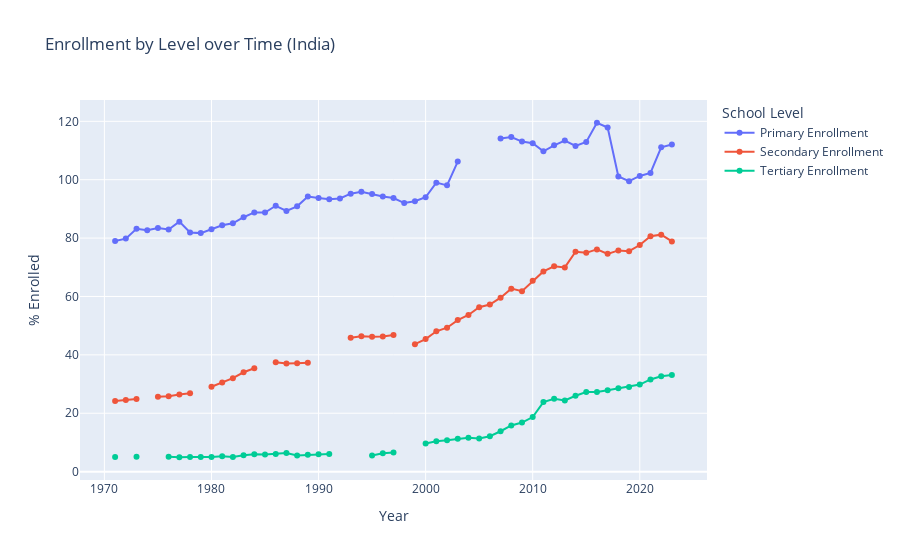

This figure's notebook cell:
### Markdown cell above
India Plotly Plot

### Code cell
import plotly.express as px

df_long = df_india.melt(
    id_vars=['Year'],
    value_vars=['Primary Enrollment', 'Secondary Enrollment', 'Tertiary Enrollment'],
    var_name='Level',
    value_name='Enrollment'
)

fig = px.line(
    df_long,
    x='Year',
    y='Enrollment',
    color='Level',
    markers=True,
    title='Enrollment by Level over Time (India)',
    labels={'Enrollment':'% Enrolled','Level':'School Level'}
)

fig.update_layout(hovermode='x unified')
fig.show()

### Figure 1 — Plotly figure (JSON) as saved in the notebook; plotly's stock layout.template omitted (floating-point values rounded to 4 significant figures)
{"data": [{"hovertemplate": "School Level=Primary Enrollment<br>Year=%{x}<br>% Enrolled=%{y}<extra></extra>", "legendgroup": "Primary Enrollment", "line": {"color": "#636efa", "dash": "solid"}, "marker": {"symbol": "circle"}, "mode": "lines+markers", "name": "Primary Enrollment", "orientation": "v", "showlegend": true, "type": "scatter", "x": [1971, 1972, 1973, 1974, 1975, 1976, 1977, 1978, 1979, 1980, 1981, 1982, 1983, 1984, 1985, 1986, 1987, 1988, 1989, 1990, 1991, 1992, 1993, 1994, 1995, 1996, 1997, 1998, 1999, 2000, 2001, 2002, 2003, 2004, 2005, 2006, 2007, 2008, 2009, 2010, 2011, 2012, 2013, 2014, 2015, 2016, 2017, 2018, 2019, 2020, 2021, 2022, 2023], "xaxis": "x", "y": [78.98, 79.82, 83.18, 82.68, 83.44, 82.92, 85.64, 81.92, 81.71, 83.05, 84.4, 85.08, 87.14, 88.79, 88.75, 91.07, 89.28, 90.89, 94.27, 93.75, 93.34, 93.57, 95.22, 95.91, 95.08, 94.28, 93.73, 92.0, 92.62, 94.0, 99.0, 98.07, 106.2, null, null, null, 114.1, 114.6, 113.1, 112.5, 109.7, 111.8, 113.4, 111.6, 112.9, 119.5, 117.9, 101.1, 99.5, 101.3, 102.3, 111.1, 112.0], "yaxis": "y"}, {"hovertemplate": "School Level=Secondary Enrollment<br>Year=%{x}<br>% Enrolled=%{y}<extra></extra>", "legendgroup": "Secondary Enrollment", "line": {"color": "#EF553B", "dash": "solid"}, "marker": {"symbol": "circle"}, "mode": "lines+markers", "name": "Secondary Enrollment", "orientation": "v", "showlegend": true, "type": "scatter", "x": [1971, 1972, 1973, 1974, 1975, 1976, 1977, 1978, 1979, 1980, 1981, 1982, 1983, 1984, 1985, 1986, 1987, 1988, 1989, 1990, 1991, 1992, 1993, 1994, 1995, 1996, 1997, 1998, 1999, 2000, 2001, 2002, 2003, 2004, 2005, 2006, 2007, 2008, 2009, 2010, 2011, 2012, 2013, 2014, 2015, 2016, 2017, 2018, 2019, 2020, 2021, 2022, 2023], "xaxis": "x", "y": [24.17, 24.52, 24.91, null, 25.63, 25.84, 26.41, 26.83, null, 29.07, 30.52, 32.03, 34.03, 35.43, null, 37.5, 37.03, 37.13, 37.29, null, null, null, 45.9, 46.36, 46.2, 46.27, 46.79, null, 43.67, 45.42, 48.08, 49.3, 51.9, 53.66, 56.33, 57.22, 59.59, 62.68, 61.8, 65.35, 68.59, 70.32, 69.96, 75.32, 74.95, 76.12, 74.6, 75.78, 75.53, 77.63, 80.62, 81.18, 78.86], "yaxis": "y"}, {"hovertemplate": "School Level=Tertiary Enrollment<br>Year=%{x}<br>% Enrolled=%{y}<extra></extra>", "legendgroup": "Tertiary Enrollment", "line": {"color": "#00cc96", "dash": "solid"}, "marker": {"symbol": "circle"}, "mode": "lines+markers", "name": "Tertiary Enrollment", "orientation": "v", "showlegend": true, "type": "scatter", "x": [1971, 1972, 1973, 1974, 1975, 1976, 1977, 1978, 1979, 1980, 1981, 1982, 1983, 1984, 1985, 1986, 1987, 1988, 1989, 1990, 1991, 1992, 1993, 1994, 1995, 1996, 1997, 1998, 1999, 2000, 2001, 2002, 2003, 2004, 2005, 2006, 2007, 2008, 2009, 2010, 2011, 2012, 2013, 2014, 2015, 2016, 2017, 2018, 2019, 2020, 2021, 2022, 2023], "xaxis": "x", "y": [4.997, null, 5.09, null, null, 5.108, 4.924, 5.05, 5.013, 5.014, 5.305, 4.994, 5.614, 5.91, 5.881, 6.043, 6.375, 5.565, 5.784, 5.981, 6.061, null, null, null, 5.54, 6.269, 6.558, null, null, 9.652, 10.39, 10.78, 11.28, 11.6, 11.32, 12.14, 13.83, 15.81, 16.82, 18.7, 23.83, 24.94, 24.39, 25.99, 27.28, 27.3, 27.91, 28.53, 29.02, 29.82, 31.57, 32.67, 33.12], "yaxis": "y"}], "layout": {"hovermode": "x unified", "legend": {"title": {"text": "School Level"}, "tracegroupgap": 0}, "title": {"text": "Enrollment by Level over Time (India)"}, "xaxis": {"anchor": "y", "domain": [0, 1], "title": {"text": "Year"}}, "yaxis": {"anchor": "x", "domain": [0, 1], "title": {"text": "% Enrolled"}}}}
